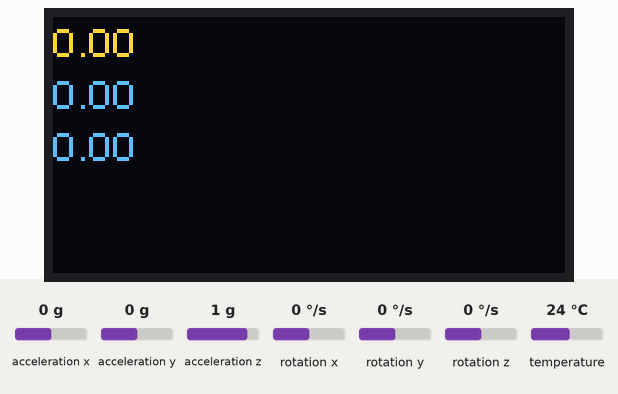
A sketch run on a simulated ESP32. Shown: 128×64 one-colour display. Inputs (shaded band) come from the test bench; at power-on: rotation x 0 °/s, rotation y 0 °/s, rotation z 0 °/s, acceleration x 0 g, acceleration y 0 g, acceleration z 1 g, temperature 24 °C. The OLED is the two-colour kind (top 16 rows yellow); nothing arrives over Bluetooth unless stated; what the sketch prints to the serial monitor is not drawn.

Above: at 1.3 s.
1.4 s: rotation x set to -192 °/s
At 2.6 s:
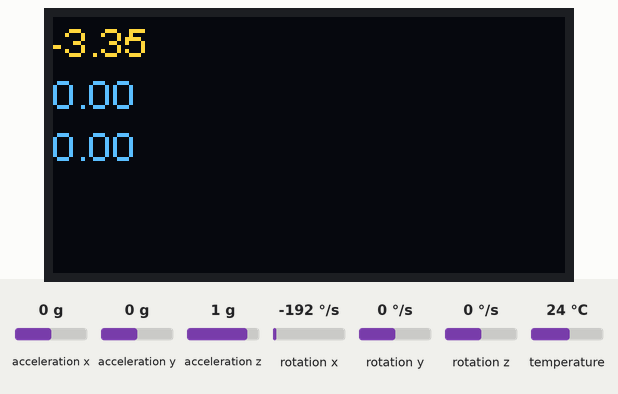
2.9 s: rotation y set to -192 °/s
At 4.1 s:
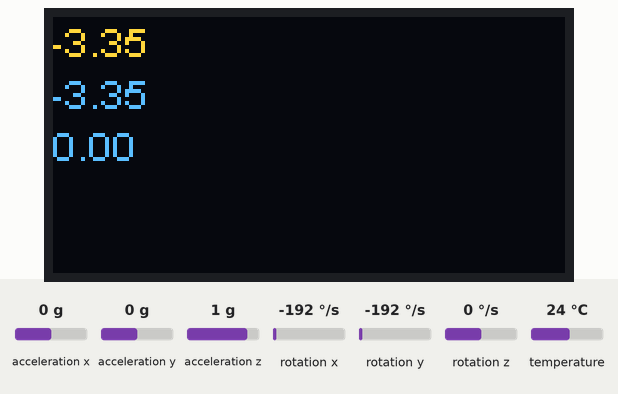
4.4 s: rotation z set to -192 °/s
At 5.7 s:
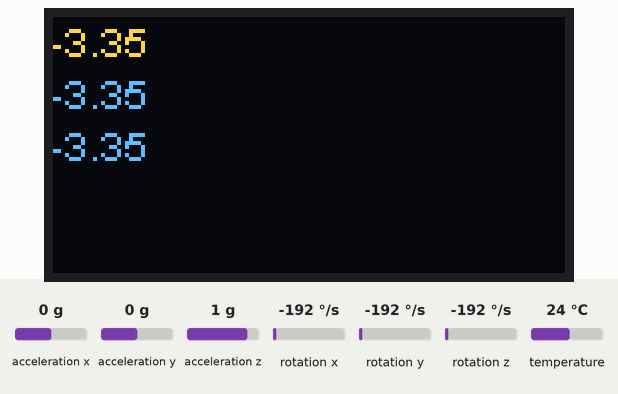
6.0 s: rotation x set to -100 °/s
At 7.2 s:
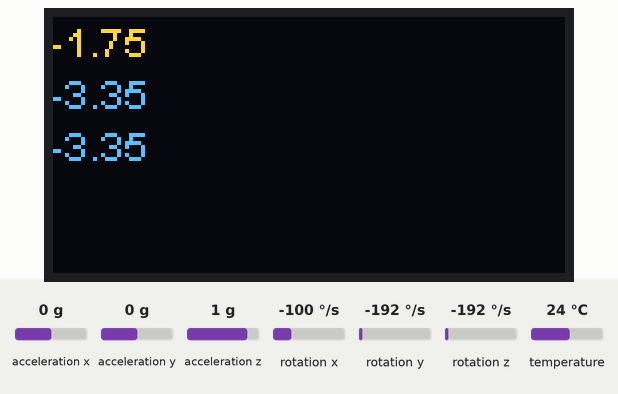
7.5 s: rotation y set to -100 °/s
At 8.8 s:
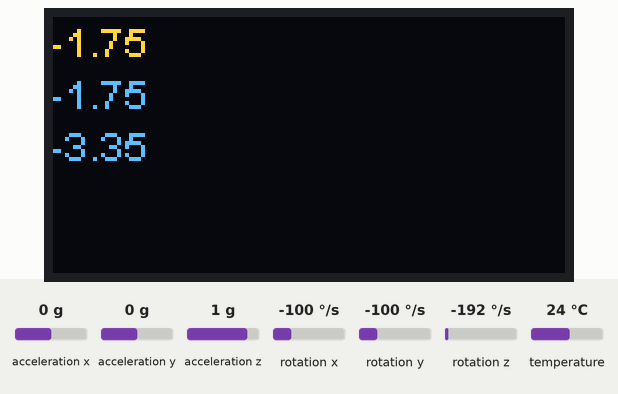
Timing chart, 0 to 10.1 s (numbered marks = the images above; inputs shaded):
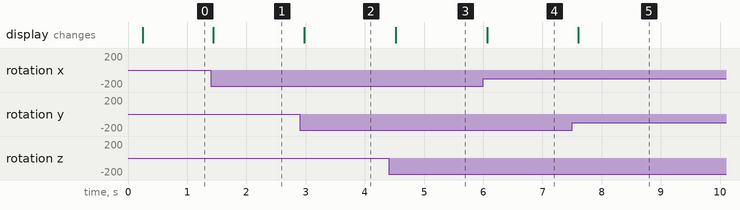

Measured:
- after the input at 1.4 s, the display: changes at once (image 1)
- after the input at 2.9 s, the display: changes after 0.08 s (image 2)
- after the input at 4.4 s, the display: changes after 0.12 s (image 3)
- after the input at 6.0 s, the display: changes after 0.06 s (image 4)
- after the input at 7.5 s, the display: changes after 0.11 s (image 5)

The sketch:

hardware_499.ino
```cpp
#include "Arduino.h"
#include "heltec.h"
#include "BluetoothSerial.h"

#include <Adafruit_MPU6050.h>
#include <Adafruit_Sensor.h>
#include <Wire.h>

#define PIN_SDA 4
#define PIN_SCL 15
#define OLED_RST 16
#define i2c_address 0x68

//with usage of library and examples from https://github.com/HelTecAutomation/Heltec_ESP32
//assembled by Daniel MacRae for Gait Movement Tracking SENG/BME 499 Project summer 2020.

Adafruit_MPU6050 mpu;
BluetoothSerial SerialBT;

void mpu_setup() {
  Serial.begin(115200);
  while (!Serial)
    delay(10); // will pause Zero, Leonardo, etc until serial console opens

  // Try to initialize!
  if (!mpu.begin(i2c_address)) {
    Serial.println("Failed to find MPU6050 chip");
    while (1) {
      delay(10);
    }
  }
  Serial.println("Board 2 left arm");

  mpu.setAccelerometerRange(MPU6050_RANGE_4_G);
  Serial.print("Accelerometer range set to: ");
  switch (mpu.getAccelerometerRange()) {
  case MPU6050_RANGE_2_G:
    Serial.println("+-2G");
    break;
  case MPU6050_RANGE_4_G:
    Serial.println("+-4G");
    break;
  case MPU6050_RANGE_8_G:
    Serial.println("+-8G");
    break;
  case MPU6050_RANGE_16_G:
    Serial.println("+-16G");
    break;
  }
  mpu.setGyroRange(MPU6050_RANGE_500_DEG);
  Serial.print("Gyro range set to: ");
  switch (mpu.getGyroRange()) {
  case MPU6050_RANGE_250_DEG:
    Serial.println("+- 250 deg/s");
    break;
  case MPU6050_RANGE_500_DEG:
    Serial.println("+- 500 deg/s");
    break;
  case MPU6050_RANGE_1000_DEG:
    Serial.println("+- 1000 deg/s");
    break;
  case MPU6050_RANGE_2000_DEG:
    Serial.println("+- 2000 deg/s");
    break;
  }

  mpu.setFilterBandwidth(MPU6050_BAND_21_HZ);
  Serial.print("Filter bandwidth set to: ");
  switch (mpu.getFilterBandwidth()) {
  case MPU6050_BAND_260_HZ:
    Serial.println("260 Hz");
    break;
  case MPU6050_BAND_184_HZ:
    Serial.println("184 Hz");
    break;
  case MPU6050_BAND_94_HZ:
    Serial.println("94 Hz");
    break;
  case MPU6050_BAND_44_HZ:
    Serial.println("44 Hz");
    break;
  case MPU6050_BAND_21_HZ:
    Serial.println("21 Hz");
    break;
  case MPU6050_BAND_10_HZ:
    Serial.println("10 Hz");
    break;
  case MPU6050_BAND_5_HZ:
    Serial.println("5 Hz");
    break;
  }

  Serial.println("");
  delay(100);
}

void mpu_read() {
  //NOTE TO READER: library has gyro and accelerometers interchanged for some reason.
  //calling gyro results in accelerometer readings......
  /* Get new sensor events with the readings */
  sensors_event_t a, g, temp;
  mpu.getEvent(&a, &g, &temp);

  //print out readings in csv format.
  Serial.print(g.gyro.x);
  Serial.print(",");
  Serial.print(g.gyro.y);
  Serial.print(",");
  Serial.print(g.gyro.z);

  Serial.println("");

}

void setup() {
  //init the display
  Heltec.begin(true /*DisplayEnable Enable*/, false /*LoRa Disable*/, true /*Serial Enable*/);
  Heltec.display->setContrast(255);
  Heltec.display->clear();
  //setup the MPU6050
  mpu_setup();
  SerialBT.begin("499ArmMonitoring");
}

void printBuffer(void) {
  // Initialize the log buffer
  // allocate memory to store 8 lines of text and 30 chars per line.
  Heltec.display->setLogBuffer(3, 30);

  //get an event to read out to the display.
  sensors_event_t a, g, temp;
  mpu.getEvent(&a, &g, &temp);
  Heltec.display->clear();
  Heltec.display->println(g.gyro.x);
  Heltec.display->println(g.gyro.y);
  Heltec.display->println(g.gyro.z);
  Heltec.display->drawLogBuffer(0, 0);
  Heltec.display->display();

  SerialBT.print(g.gyro.x);
  SerialBT.print(",");
  SerialBT.print(g.gyro.y);
  SerialBT.print(",");
  SerialBT.println(g.gyro.z);
}

//frequency in mHz for reading.
int read_frequency = 100;

void loop() {
  delay(read_frequency);
  printBuffer();
  mpu_read();
}
```
